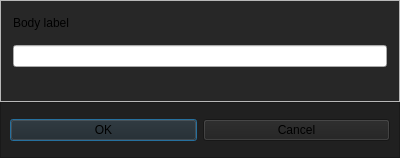
<?xml version="1.0" encoding="UTF-8"?>
<ui version="4.0">
 <class>Dialog</class>
 <widget class="QDialog" name="Dialog">
  <property name="geometry">
   <rect>
    <x>0</x>
    <y>0</y>
    <width>400</width>
    <height>158</height>
   </rect>
  </property>
  <property name="windowTitle">
   <string>Dialog</string>
  </property>
  <property name="styleSheet">
   <string notr="true">QDialog {
	background-color: rgb(39,39,39);
}</string>
  </property>
  <layout class="QVBoxLayout" name="verticalLayout">
   <property name="spacing">
    <number>0</number>
   </property>
   <property name="leftMargin">
    <number>0</number>
   </property>
   <property name="topMargin">
    <number>0</number>
   </property>
   <property name="rightMargin">
    <number>0</number>
   </property>
   <property name="bottomMargin">
    <number>0</number>
   </property>
   <item>
    <widget class="QFrame" name="frame_2">
     <property name="frameShape">
      <enum>QFrame::StyledPanel</enum>
     </property>
     <property name="frameShadow">
      <enum>QFrame::Raised</enum>
     </property>
     <layout class="QVBoxLayout" name="verticalLayout_3">
      <property name="spacing">
       <number>0</number>
      </property>
      <property name="leftMargin">
       <number>0</number>
      </property>
      <property name="topMargin">
       <number>0</number>
      </property>
      <property name="rightMargin">
       <number>0</number>
      </property>
      <property name="bottomMargin">
       <number>0</number>
      </property>
      <item>
       <layout class="QHBoxLayout" name="horizontalLayout">
        <property name="spacing">
         <number>12</number>
        </property>
        <property name="leftMargin">
         <number>12</number>
        </property>
        <property name="topMargin">
         <number>12</number>
        </property>
        <property name="rightMargin">
         <number>12</number>
        </property>
        <property name="bottomMargin">
         <number>12</number>
        </property>
        <item>
         <widget class="BodyLabel" name="BodyLabel">
          <property name="text">
           <string>Body label</string>
          </property>
          <property name="wordWrap">
           <bool>true</bool>
          </property>
         </widget>
        </item>
        <item>
         <spacer name="horizontalSpacer">
          <property name="orientation">
           <enum>Qt::Horizontal</enum>
          </property>
          <property name="sizeHint" stdset="0">
           <size>
            <width>40</width>
            <height>20</height>
           </size>
          </property>
         </spacer>
        </item>
       </layout>
      </item>
      <item>
       <layout class="QHBoxLayout" name="horizontalLayout_4">
        <property name="spacing">
         <number>0</number>
        </property>
        <property name="leftMargin">
         <number>12</number>
        </property>
        <property name="topMargin">
         <number>0</number>
        </property>
        <property name="rightMargin">
         <number>12</number>
        </property>
        <property name="bottomMargin">
         <number>12</number>
        </property>
        <item>
         <widget class="LineEdit" name="LineEdit">
          <property name="clearButtonEnabled">
           <bool>true</bool>
          </property>
         </widget>
        </item>
       </layout>
      </item>
      <item>
       <spacer name="verticalSpacer">
        <property name="orientation">
         <enum>Qt::Vertical</enum>
        </property>
        <property name="sizeType">
         <enum>QSizePolicy::Expanding</enum>
        </property>
        <property name="sizeHint" stdset="0">
         <size>
          <width>0</width>
          <height>1</height>
         </size>
        </property>
       </spacer>
      </item>
     </layout>
    </widget>
   </item>
   <item>
    <widget class="QFrame" name="frame">
     <property name="styleSheet">
      <string notr="true">background-color: rgb(32,32,32);</string>
     </property>
     <property name="frameShape">
      <enum>QFrame::StyledPanel</enum>
     </property>
     <property name="frameShadow">
      <enum>QFrame::Raised</enum>
     </property>
     <layout class="QVBoxLayout" name="verticalLayout_2">
      <property name="leftMargin">
       <number>0</number>
      </property>
      <property name="topMargin">
       <number>0</number>
      </property>
      <property name="rightMargin">
       <number>0</number>
      </property>
      <property name="bottomMargin">
       <number>0</number>
      </property>
      <item>
       <layout class="QHBoxLayout" name="horizontalLayout_2">
        <property name="leftMargin">
         <number>9</number>
        </property>
        <property name="topMargin">
         <number>16</number>
        </property>
        <property name="rightMargin">
         <number>9</number>
        </property>
        <property name="bottomMargin">
         <number>16</number>
        </property>
        <item>
         <widget class="PushButton" name="PushButton">
          <property name="text">
           <string>OK</string>
          </property>
         </widget>
        </item>
        <item>
         <widget class="PushButton" name="PushButton_2">
          <property name="text">
           <string>Cancel</string>
          </property>
         </widget>
        </item>
       </layout>
      </item>
     </layout>
    </widget>
   </item>
  </layout>
 </widget>
 <customwidgets>
  <customwidget>
   <class>PushButton</class>
   <extends>QPushButton</extends>
   <header>qfluentwidgets</header>
  </customwidget>
  <customwidget>
   <class>BodyLabel</class>
   <extends>QLabel</extends>
   <header>qfluentwidgets</header>
  </customwidget>
  <customwidget>
   <class>LineEdit</class>
   <extends>QLineEdit</extends>
   <header>qfluentwidgets</header>
  </customwidget>
 </customwidgets>
 <resources/>
 <connections/>
</ui>
